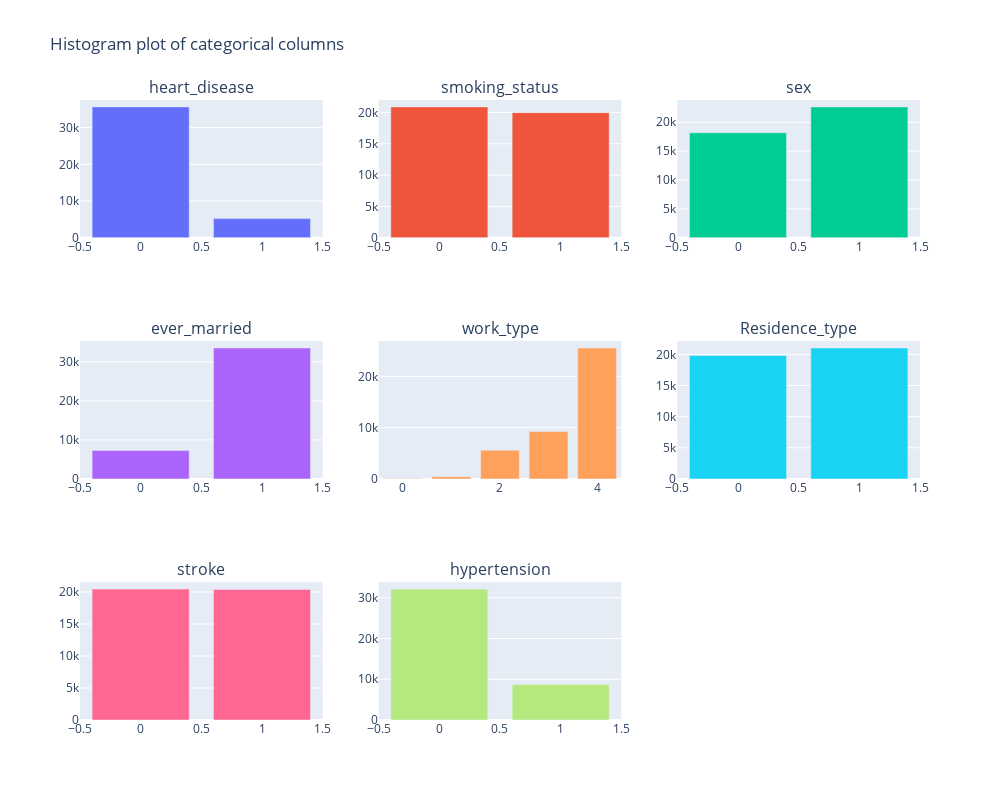

Write notebook code for a chart like this one.
### Code cell
n_cols = 3
n_rows = n_rows = int(np.ceil(len(categorical_s.copy()) / n_cols))

"""Histogram using plotly"""
fig = make_subplots(rows=n_rows, cols=n_cols,
                    subplot_titles=tuple(categorical_s.copy()))

for i, col in enumerate(categorical_s.copy()):
    counts = data_dict['S'][col].value_counts()
    fig.add_trace(go.Bar(name=col, x=counts.index, y=counts.values), 
                  row=i//n_cols + 1,
                  col=i%n_cols + 1)

fig.update_layout(title="Histogram plot of categorical columns",
                 height=800,
                 width=1000,
                 showlegend=False)

### Figure 1 — Plotly figure (JSON) as saved in the notebook; plotly's stock layout.template omitted (floating-point values rounded to 4 significant figures)
{"data": [{"name": "heart_disease", "type": "bar", "x": [0, 1], "xaxis": "x", "y": [35633, 5216], "yaxis": "y"}, {"name": "smoking_status", "type": "bar", "x": [0, 1], "xaxis": "x2", "y": [20886, 19963], "yaxis": "y2"}, {"name": "sex", "type": "bar", "x": [1, 0], "xaxis": "x3", "y": [22667, 18182], "yaxis": "y3"}, {"name": "ever_married", "type": "bar", "x": [1, 0], "xaxis": "x4", "y": [33549, 7300], "yaxis": "y4"}, {"name": "work_type", "type": "bar", "x": [4, 3, 2, 1, 0], "xaxis": "x5", "y": [25528, 9223, 5582, 431, 85], "yaxis": "y5"}, {"name": "Residence_type", "type": "bar", "x": [1, 0], "xaxis": "x6", "y": [21028, 19821], "yaxis": "y6"}, {"name": "stroke", "type": "bar", "x": [0, 1], "xaxis": "x7", "y": [20447, 20402], "yaxis": "y7"}, {"name": "hypertension", "type": "bar", "x": [0, 1], "xaxis": "x8", "y": [32124, 8725], "yaxis": "y8"}], "layout": {"annotations": [{"font": {"size": 16}, "showarrow": false, "text": "heart_disease", "x": 0.1444, "xanchor": "center", "xref": "paper", "y": 1, "yanchor": "bottom", "yref": "paper"}, {"font": {"size": 16}, "showarrow": false, "text": "smoking_status", "x": 0.5, "xanchor": "center", "xref": "paper", "y": 1, "yanchor": "bottom", "yref": "paper"}, {"font": {"size": 16}, "showarrow": false, "text": "sex", "x": 0.8556, "xanchor": "center", "xref": "paper", "y": 1, "yanchor": "bottom", "yref": "paper"}, {"font": {"size": 16}, "showarrow": false, "text": "ever_married", "x": 0.1444, "xanchor": "center", "xref": "paper", "y": 0.6111, "yanchor": "bottom", "yref": "paper"}, {"font": {"size": 16}, "showarrow": false, "text": "work_type", "x": 0.5, "xanchor": "center", "xref": "paper", "y": 0.6111, "yanchor": "bottom", "yref": "paper"}, {"font": {"size": 16}, "showarrow": false, "text": "Residence_type", "x": 0.8556, "xanchor": "center", "xref": "paper", "y": 0.6111, "yanchor": "bottom", "yref": "paper"}, {"font": {"size": 16}, "showarrow": false, "text": "stroke", "x": 0.1444, "xanchor": "center", "xref": "paper", "y": 0.2222, "yanchor": "bottom", "yref": "paper"}, {"font": {"size": 16}, "showarrow": false, "text": "hypertension", "x": 0.5, "xanchor": "center", "xref": "paper", "y": 0.2222, "yanchor": "bottom", "yref": "paper"}], "height": 800, "showlegend": false, "title": {"text": "Histogram plot of categorical columns"}, "width": 1000, "xaxis": {"anchor": "y", "domain": [0, 0.2889]}, "xaxis2": {"anchor": "y2", "domain": [0.3556, 0.6444]}, "xaxis3": {"anchor": "y3", "domain": [0.7111, 1]}, "xaxis4": {"anchor": "y4", "domain": [0, 0.2889]}, "xaxis5": {"anchor": "y5", "domain": [0.3556, 0.6444]}, "xaxis6": {"anchor": "y6", "domain": [0.7111, 1]}, "xaxis7": {"anchor": "y7", "domain": [0, 0.2889]}, "xaxis8": {"anchor": "y8", "domain": [0.3556, 0.6444]}, "xaxis9": {"anchor": "y9", "domain": [0.7111, 1]}, "yaxis": {"anchor": "x", "domain": [0.7778, 1]}, "yaxis2": {"anchor": "x2", "domain": [0.7778, 1]}, "yaxis3": {"anchor": "x3", "domain": [0.7778, 1]}, "yaxis4": {"anchor": "x4", "domain": [0.3889, 0.6111]}, "yaxis5": {"anchor": "x5", "domain": [0.3889, 0.6111]}, "yaxis6": {"anchor": "x6", "domain": [0.3889, 0.6111]}, "yaxis7": {"anchor": "x7", "domain": [0, 0.2222]}, "yaxis8": {"anchor": "x8", "domain": [0, 0.2222]}, "yaxis9": {"anchor": "x9", "domain": [0, 0.2222]}}}
